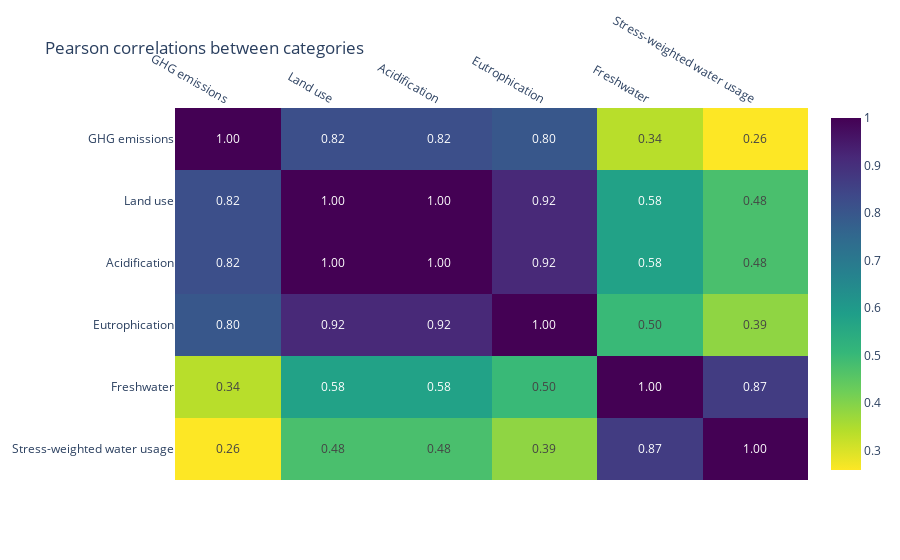

Notebook cell for this chart:
### Markdown cell above
In the introduction, one of the questions we raised was *Can we kill two birds with one stone by choosing products that have low impact across all these dimensions, or are we left with difficult tradeoffs?* 

The potential correlation between environmental factors could indeed imply certain products have low emissions across the board, which means we could heavily mitigate environmental impact by focusing on those products. 

Let's consider the following heat map displaying correlations between environmental factors:

### Code cell
df_cat = pd.read_excel('dataset1.xls', sheet_name=2, skiprows=2, nrows=43, usecols="A:B, F:L")
df_cat = df_cat.rename(columns={'LUC': 'Land Use Change', 'Packging': 'Packaging', "Food and Waste ('000 t, 2009-11 avg.)": 'Amount produced'})
df_cat['GHG emissions'] = df_cat.iloc[:, 2:].sum(axis=1)
df_cat['Land use'] = df_land['Total']
df_cat = pd.concat([df_cat, pd.read_excel('dataset1.xls', sheet_name=2, skiprows=2, nrows=43, usecols="M:P")], axis=1)
df_cat = df_cat.rename(columns={'Total': 'Acidification', 'Total.1': 'Eutrophication', 'Total.2': 'Freshwater', 'Total.3': 'Stress-weighted water usage'})

# assigns categories
df_cat['Type'] = 'Crops'
df_cat.loc[33:37, 'Type'] = 'Meat'
df_cat.loc[38:40, 'Type'] = 'Dairy'
df_cat.loc[41:42, 'Type'] = 'Seafood'


highlighted = ['Crustaceans (farmed)','Olive Oil', 'Bovine Meat (beef herd)', 'Cheese', 'Lamb & Mutton', 'Dark Chocolate', 'Fish (farmed)', 'Eggs', 'Poultry Meat', 'Milk', 'Potatoes', 'Milk', 'Rice', 'Soymilk', 'Nuts', 'Bananas', 'Apples']


# creates subcategory for labels
df_cat['labeled'] = df_cat['Product'].where(df_cat['Product'].isin(highlighted))

correlations = df_cat.loc[:, 'GHG emissions': 'Stress-weighted water usage']


corr = correlations.corr(method='pearson')


fig = px.imshow(corr, text_auto='.2f', aspect='auto', color_continuous_scale='viridis_r', title='Pearson correlations between categories')
fig.update_xaxes(side="top")
fig.show()

### Figure 1 — Plotly figure (JSON) as saved in the notebook; plotly's stock layout.template omitted (floating-point values rounded to 4 significant figures)
{"data": [{"coloraxis": "coloraxis", "hovertemplate": "x: %{x}<br>y: %{y}<br>color: %{z}<extra></extra>", "name": "0", "texttemplate": "%{z:.2f}", "type": "heatmap", "x": ["GHG emissions", "Land use", "Acidification", "Eutrophication", "Freshwater", "Stress-weighted water usage"], "xaxis": "x", "y": ["GHG emissions", "Land use", "Acidification", "Eutrophication", "Freshwater", "Stress-weighted water usage"], "yaxis": "y", "z": [[1, 0.8203, 0.8203, 0.7986, 0.3375, 0.259], [0.8203, 1, 1, 0.9164, 0.5765, 0.4762], [0.8203, 1, 1, 0.9164, 0.5765, 0.4762], [0.7986, 0.9164, 0.9164, 1, 0.5003, 0.3853], [0.3375, 0.5765, 0.5765, 0.5003, 1, 0.8688], [0.259, 0.4762, 0.4762, 0.3853, 0.8688, 1]]}], "layout": {"coloraxis": {"colorscale": [[0, "#fde725"], [0.1111, "#b5de2b"], [0.2222, "#6ece58"], [0.3333, "#35b779"], [0.4444, "#1f9e89"], [0.5556, "#26828e"], [0.6667, "#31688e"], [0.7778, "#3e4989"], [0.8889, "#482878"], [1, "#440154"]]}, "title": {"text": "Pearson correlations between categories"}, "xaxis": {"anchor": "y", "domain": [0, 1], "side": "top"}, "yaxis": {"anchor": "x", "autorange": "reversed", "domain": [0, 1]}}}
